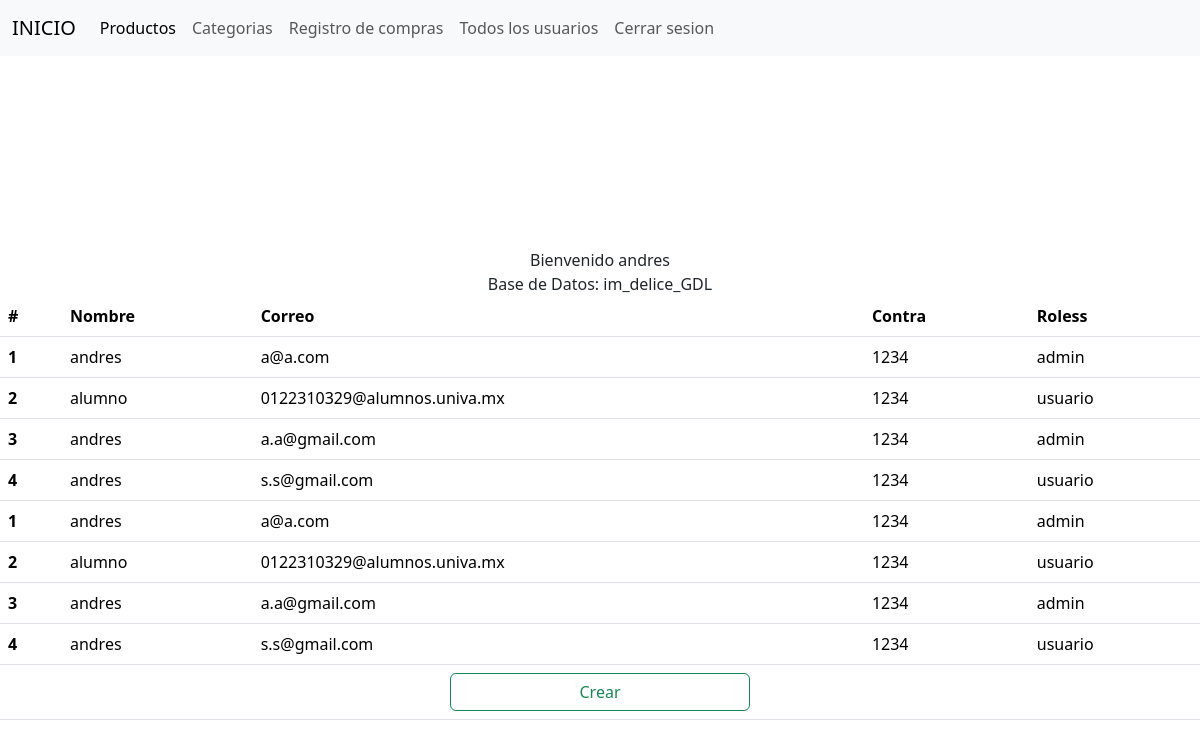
The page /vistas/todo.php (signed in) on the database its author committed.
### tables this page shows
CREATE TABLE `usuarios` (
  `id` int(100) NOT NULL,
  `nombre` varchar(100) NOT NULL,
  `correo` varchar(200) NOT NULL,
  `contra` varchar(100) NOT NULL,
  `roles` varchar(50) NOT NULL
);

### clases/mySQL.php (called while the page is built, shortened)
<?php
class MySql{
    public $_connection2;
    public $_connection3;
    function __construct(){
        if(isset($_SESSION["DB"])){
            $this->_connection = mysqli_connect("localhost","root","",$_SESSION['DB'],3308);
        }else{
            $this->_connection = mysqli_connect("localhost","root","","im_delice_gdl",3308);
            if(!$this->_connection)
                echo "<script>alert('Sin éxito en la conexión');</script>";
        }
        $this->_connection2 = mysqli_connect("localhost","root","","im_delice_gdl",3308);
        $this->_connection3 = mysqli_connect("localhost","root","","im_delice_tlq",3308);
    }
     function obtenerUsuariosdelosdos(){
        $usuarios = [];
        $res = mysqli_query($this->_connection2,"SELECT * FROM usuarios");
        $array = mysqli_fetch_all($res,MYSQLI_BOTH);
        foreach ($array as $row) {
            $usuarios[] = new Usuario(
                $row['id'],
                $row['nombre'],
                $row['correo'],
                $row['contra'],
                $row['roles']
            );
        }
        return $usuarios;
    }
    function obtenerUsuariosdelosdos2(){
        $usuarios = [];
        $res = mysqli_query($this->_connection3,"SELECT * FROM usuarios");
        $array = mysqli_fetch_all($res,MYSQLI_BOTH);
        foreach ($array as $row) {
            $usuarios[] = new Usuario(
                $row['id'],
                $row['nombre'],
                $row['correo'],
                $row['contra'],
                $row['roles']
            );
        }
        return $usuarios;
    }
}

### modelos/Usuario.php (called while the page is built, shortened)
<?php
class Usuario{
    private $_id;
    private $_nombre;
    private $_correo;
    private $_contra;
    private $_roles;
    function __construct($id,$nombre,$correo,$contra, $roles) {
        $this->_id=$id;
        $this->_nombre = $nombre;
        $this->_correo = $correo;
        $this->_contra = $contra;
        $this->_roles =$roles;
    }
    function getId(){
        return $this->_id;
    }
    function getNombre(){
        return $this->_nombre;
    }
    function getCorreo(){
        return $this->_correo;
    }
    function getContra(){
        return $this->_contra;
    }
    function getRoles(){
        return $this->_roles;
    }
}

### vistas/todo.php (the view, shortened to what this page needs)
<?php
 require_once "../modelos/Usuario.php";
 require_once "../diseño/navar.php";
 require_once "../clases/mySQL.php";
    if(isset($_SESSION['DB'])){
        $db=$_SESSION['DB'];
    }else{  $db="im_delice_GDL";}
    if(isset($_SESSION["nombre"])&& $_SESSION["roles"]=="admin"){
     $mysql = new MySql();
     $usuarios = $mysql->obtenerUsuariosdelosdos();
     $usuarios2 = $mysql->obtenerUsuariosdelosdos2();
    ?>
<!DOCTYPE html>
<html lang="en">
<head>
</head>
<body>
    <?php
    if(count($usuarios)){
    ?>
    <table class="table table-hover">
        <thead >   <?php   echo "<div style='text-align: center;'>Bienvenido " . $_SESSION["nombre"] . "</div>"; ?>
        <?php   echo "<div style='text-align: center;'>Base de Datos: " . $db . "</div>"; ?>
        <tr>
                <th scope="col">#</th>
                <th scope="col">Nombre</th>
                <th scope="col">Correo</th>
                <th scope="col">Contra</th>
                <th scope="col">Roless</th>
            </tr>
        </thead>
        <tbody>
        <?php
        foreach($usuarios as $usuario){
            echo "<tr>
            <th scope='row'>".$usuario->getId()."</td>
            <td>".$usuario->getNombre()."</td>
            <td>".$usuario->getCorreo()."</td>
            <td>".$usuario->getContra()."</td>
            <td>".$usuario->getRoles()."</td>
           </tr>";
        }
        foreach($usuarios2 as $usuario){
            echo "<tr>
            <th scope='row'>".$usuario->getId()."</td>
            <td>".$usuario->getNombre()."</td>
            <td>".$usuario->getCorreo()."</td>
            <td>".$usuario->getContra()."</td>
            <td>".$usuario->getRoles()."</td>
           </tr>";
        }
        ?>
                        <td colspan="7" style="text-align: center;  width: 200px;">
                        <a href='forminsertarUsuarios.php?' class="btn btn-outline-success" role="button"
                        style="text-align: center;  width: 300px;">Crear</a></td>
        </tbody>
    </table>
    <?php
    }else{
    ?>
    <label for="">No hay Registros</label>
    <a href="forminsertarUsuarios.php">Crear</a>
    <?php
    }
    ?>
</body>
</html>
<?php
    }else{
        header ("Location: http://localhost/independientes/proyecto/Login_v4/");
        exit();
    }
    ?>

### rows shown on the page
usuarios: id "1", nombre "andres", correo "a@a.com", contra "1234", roles "admin"
usuarios: id "2", nombre "alumno", correo "0122310329@alumnos.univa.mx", contra "1234", roles "usuario"
usuarios: id "3", nombre "andres", correo "a.a@gmail.com", contra "1234", roles "admin"
usuarios: id "4", nombre "andres", correo "s.s@gmail.com", contra "1234", roles "usuario"

### other values the page prints
$_SESSION["nombre"] "andres"
$db "im_delice_GDL"
